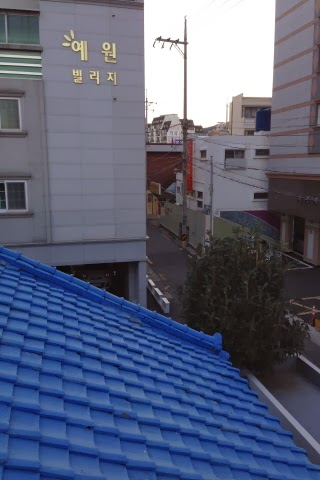
#> input picture images/S1.jpg, 320 x 480 px
$ python main.py
#> lines starting #> are read from the running program, lines starting #| are printed output that depends on the picture; after the words box and inside, x2 and y2 are one past the last pixel; in counts of white or black regions, pixels touching at a corner belong together
### src/warping.py
import cv2 as cv
import numpy as np

from src.homography_estimator import HomographyEstimator


class Warping:
    def __init__(self, image_paths_list, center_idx, blend=False):
#> called with center_idx = 2, blend = True
        self.images = [cv.imread(image) for image in image_paths_list]
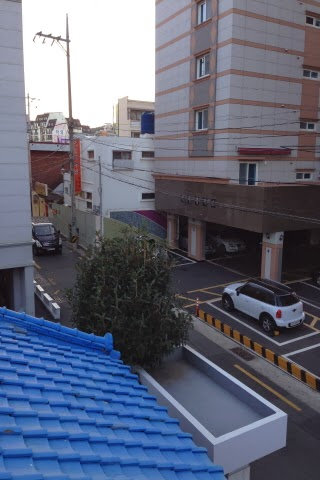
#> input picture images/S2.jpg, 320 x 480 px
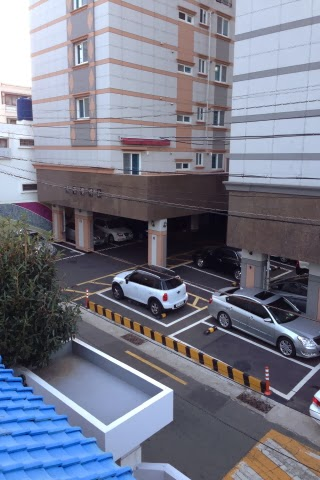
#> input picture images/S3.jpg, 320 x 480 px
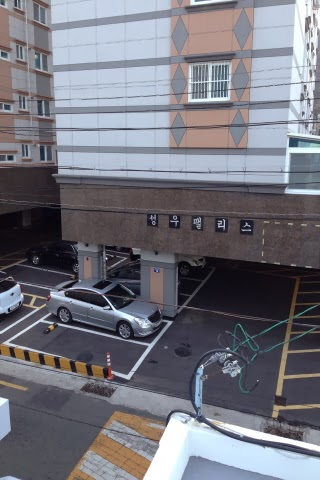
#> input picture images/S5.jpg, 320 x 480 px
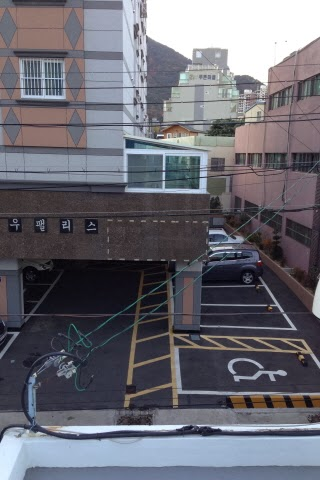
#> input picture images/S6.jpg, 320 x 480 px
#> self.images = 5 items
        self.center = center_idx
        self.blend = blend

    def compute_cumulative_homographies(self):
        """
        Compute the homographies to the center image for all images.
        The center image is the one at index self.center.
        The homographies are computed from left to right and then
        from right to left. The homography for the center image is
        the identity matrix.
        """
        homographies = []

        homographies_neighbor = []
        for i in range(len(self.images) - 1):
            H, _ = HomographyEstimator(
                self.images[i], self.images[i + 1]
            ).build_homography()
            homographies_neighbor.append(H.astype(np.float32))
#> this loop made 4 passes
#> pass 1, in build_homography, `matched_image = cv.drawMatches( self.image1, keypoints1, self.image2, ..`:
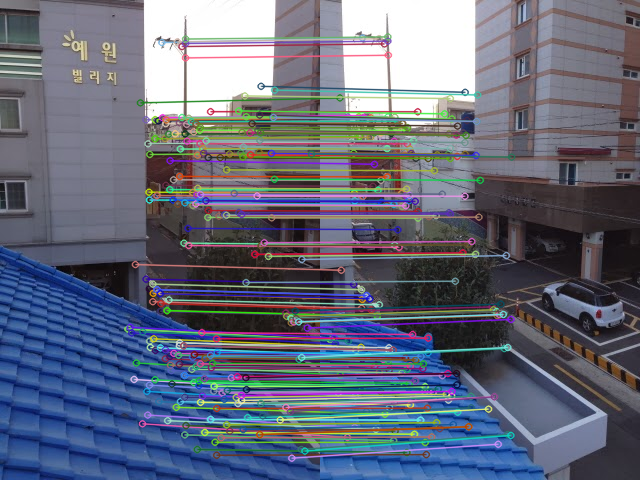
#> matched_image: shape (480, 640, 3); mean B, G, R 122.9, 105.9, 100.6
#> after the loop, homographies_neighbor = 4 items

        homographies = [None] * len(self.images)
#> homographies = 5 items
        homographies[self.center] = np.eye(3, dtype=np.float32)

        for i in range(self.center - 1, -1, -1):
            homographies[i] = homographies_neighbor[i] @ homographies[i + 1]

        for i in range(self.center + 1, len(self.images)):
            homographies[i] = np.linalg.inv(homographies_neighbor[i - 1]) @ homographies[i - 1]
#> this loop made 2 passes
#> i on passes 1 to 2: 3, 4

        return homographies

    def create_panorama(self):
        """
        Create the panorama by warping all images to the canvas
        defined by the homographies.
        """
        panorama = None

        homographies_list = self.compute_cumulative_homographies()
#> homographies_list = 5 items
        corners = []

        for image, homography in zip(self.images, homographies_list):
            h, w, _ = image.shape
            corners_image = np.float32(
                [[0, 0], [0, h], [w, h], [w, 0]]
            ).reshape(-1, 1, 2)
            corners.append(cv.perspectiveTransform(corners_image, homography))
#> this loop made 5 passes
#> homography on pass 3: [[1, 0, 0], [0, 1, 0], [0, 0, 1]]
#> after the loop, corners = 5 items
        corners = np.concatenate(corners, axis=0)
#> corners = 20 rows, first 8: [-464.3, -155.3], [-400.5, 662.8], [96.82, 446.7], [78.59, -1.33], [-175.4, -51.05], [-150.3, 527.9], [205.3, 444.8], [193.3, 1]

        x_min, y_min = np.int32(corners.min(axis=0).ravel() - 0.5)
#> x_min = -464; y_min = -273
        x_max, y_max = np.int32(corners.max(axis=0).ravel() + 0.5)
#> x_max = 1318; y_max = 949
        canvas_width, canvas_height = x_max - x_min, y_max - y_min
#> canvas_width = 1782; canvas_height = 1222

        accumulated_image = np.zeros((canvas_height, canvas_width, 3), dtype=np.float32)
        accumulated_weight = np.zeros((canvas_height, canvas_width), dtype=np.float32)

        panorama = np.zeros((canvas_height, canvas_width, 3), dtype=np.uint8)

        translation_matrix = np.array([[1, 0, -x_min], [0, 1, -y_min], [0, 0, 1]], np.float32)
#> translation_matrix = [[1, 0, 464], [0, 1, 273], [0, 0, 1]]

        for image, homography in zip(self.images, homographies_list):
            warped = cv.warpPerspective(
                image, translation_matrix @ homography, (canvas_width, canvas_height),
                flags=cv.INTER_LINEAR
            )
            mask = (warped > 0).any(axis=2)

            if not self.blend:
                panorama[mask] = warped[mask]
            else:
                mask = (warped > 0).any(axis=2).astype(np.uint8)
                dist = cv.distanceTransform(mask, cv.DIST_L2, 3)
                weight = dist / dist.max()

                for c in range(3):
                    accumulated_image[:, :, c] += warped[:, :, c].astype(np.float32) * weight
                accumulated_weight += weight
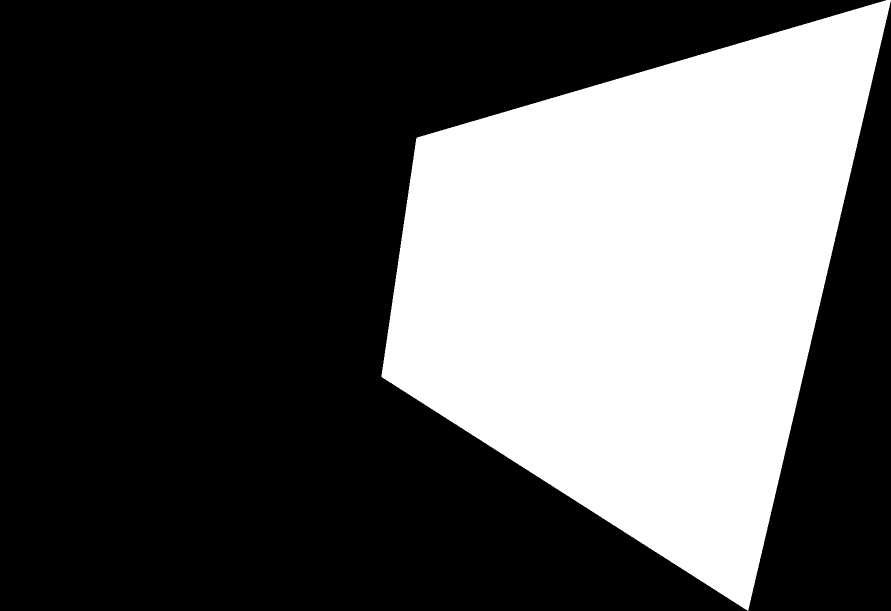
#> mask: shape (1222, 1782) (shown at 1/2 size); values 0 (black) and 1 (white), 33.7% white; 1 white region, box (x1, y1, x2, y2) and area: (763, 0, 1782, 1222) 733755
#> panorama: shape (1222, 1782, 3); every value is 0

        if self.blend:
            panorama = (accumulated_image / (accumulated_weight[..., None] + 1e-8)).astype(np.uint8)
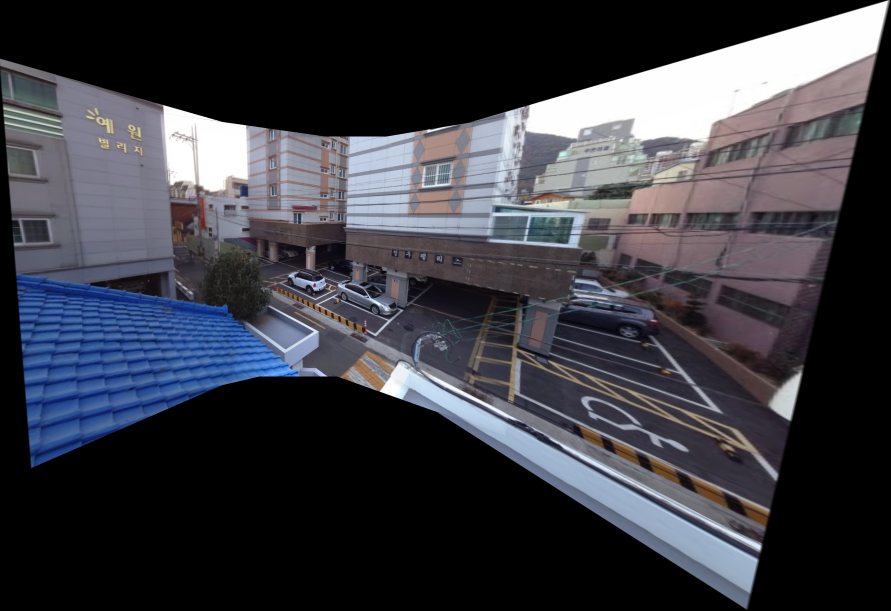
#> panorama: shape (1222, 1782, 3) (shown at 1/2 size); mean B, G, R 67.8, 60.3, 59.6

        return panorama

### src/homography_estimator.py
import cv2 as cv
import numpy as np


class HomographyEstimator:
    def __init__(self, image1, image2, min_match_count=4):
        self.image1 = image1
        self.image2 = image2

        self.min_match_count = min_match_count

        self.sift = cv.SIFT_create()

        FLANN_INDEX_KDTREE = 1
        index_params = dict(algorithm=FLANN_INDEX_KDTREE, trees=5)
        search_params = dict(checks=50)
        self.flann = cv.FlannBasedMatcher(index_params, search_params)

    def detect_keypoints_and_descriptors(self, image):
        """
        Detect keypoints and compute descriptors using SIFT.
        """
        gray_image = cv.cvtColor(image, cv.COLOR_BGR2GRAY)
        keypoints, descriptors = self.sift.detectAndCompute(gray_image, None)

        return keypoints, descriptors

    def match_keypoints(self, descriptors1, descriptors2):
        """
        Match descriptors using the FLANN matcher.

        FLANN stands for Fast Library for Approximate Nearest Neighbors.
        It contains a collection of algorithms optimized for fast nearest
        neighbor search in large datasets and for high dimensional features.
        """
        matches = self.flann.knnMatch(descriptors1, descriptors2, k=2)

        good_matches = []
        for m, n in matches:
            if m.distance < 0.7 * n.distance:
                good_matches.append(m)

        return good_matches

    def build_homography(self):
        """
        Build the homography matrix using the matched keypoints.
        """
        homography = matched_image = None

        keypoints1, descriptors1 = self.detect_keypoints_and_descriptors(
            self.image1)
        keypoints2, descriptors2 = self.detect_keypoints_and_descriptors(
            self.image2)

        matches = self.match_keypoints(descriptors1, descriptors2)

        if len(matches) > self.min_match_count:
            image1_points = np.float32(
                [keypoints1[m.queryIdx].pt for m in matches]
            ).reshape(-1, 1, 2)

            image2_points = np.float32(
                [keypoints2[m.trainIdx].pt for m in matches]
            ).reshape(-1, 1, 2)

            homography, mask = cv.findHomography(
                image1_points,
                image2_points,
                cv.RANSAC,
                5.0
            )
            homography = homography.astype(np.float32)

            draw_params = dict(
                singlePointColor=None,
                matchesMask=mask.ravel().tolist(),
                flags=2
            )
            matched_image = cv.drawMatches(
                self.image1, keypoints1,
                self.image2, keypoints2,
                matches, None, **draw_params
            )

        return homography, matched_image

### main.py
import matplotlib.pyplot as plt
import cv2 as cv

from src.warping import Warping


if __name__ == "__main__":
    images_path = [
        "images/S1.jpg",
        "images/S2.jpg",
        "images/S3.jpg",
        "images/S5.jpg",
        "images/S6.jpg",
    ]
    image_center = 2
    warping = Warping(images_path, image_center, blend=True)

    panorama = warping.create_panorama()

    plt.imshow(cv.cvtColor(panorama, cv.COLOR_BGR2RGB))
    plt.axis("off")
    plt.show()
